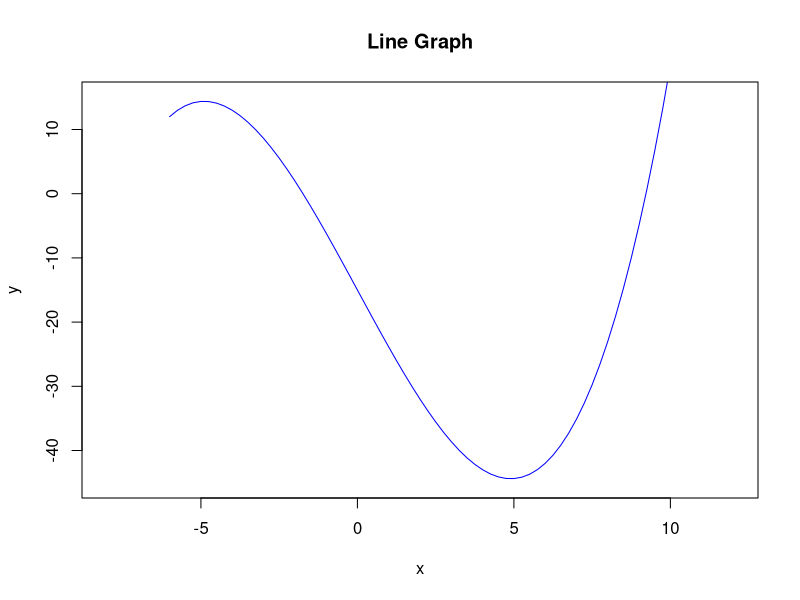

Generate this figure with R:
x11()

x <- seq(-6, 10, by=0.25) # c(-6:10)
y <- x*x*x/8 - 9*x -15

x11()

plot(x, y, 
    type="l"         , # Type = "l" --> line graph
    main="Line Graph", # Title
    xlim=c(-8,12)    , # range for x
    ylim=c(-45,15)   , # range for y
    col ="blue"      , # color
 )

# wait for mouse click or enter pressed
z <- locator(1)
